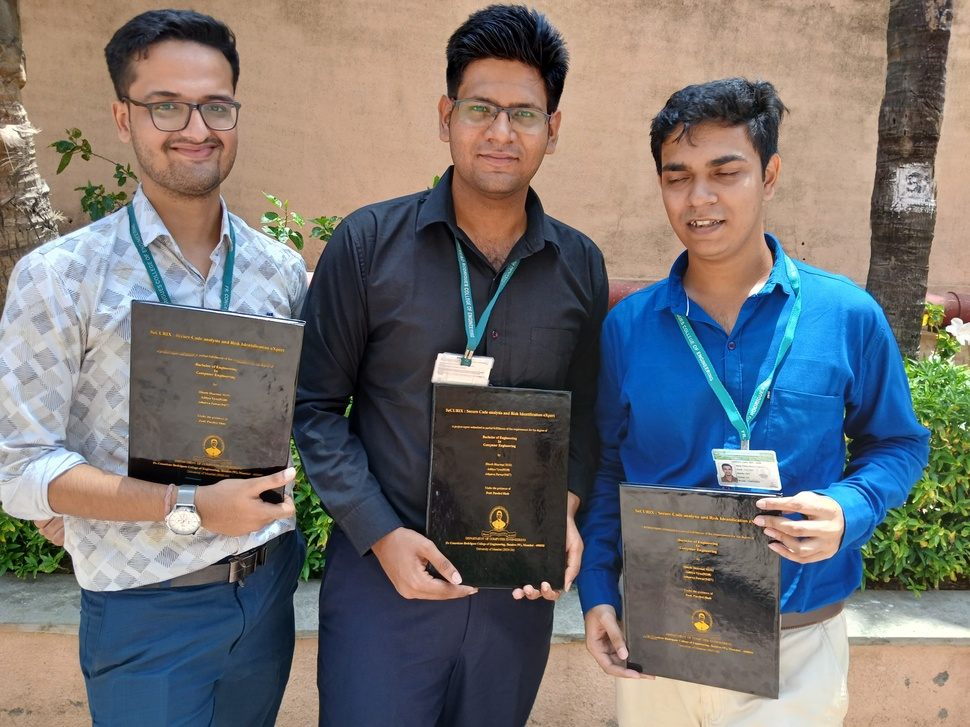
#> input picture Pixelam/pixelamproject/data.jpeg, 970 x 727 px, shrunk from 4080 x 3060 before the run
$ python imgfilter.py
#> lines starting #> are read from the running program, lines starting #| are printed output that depends on the picture
from PIL import Image, ImageFilter

def apply_filters(img_path):
    # Open the image
#> called with img_path = 'data.jpeg'
    img = Image.open(img_path)
#> img is the input picture: PIL image 970x727 RGB; mean R, G, B 117.4, 114.9, 114.3

    # List of filter names
    filter_names = [
        "BLUR",
        "CONTOUR",
        "DETAIL",
        "EDGE_ENHANCE",
        "EDGE_ENHANCE_MORE",
        "EMBOSS",
        "FIND_EDGES",
        "SHARPEN",
        "SMOOTH",
        "SMOOTH_MORE",
        # "GAUSSIAN_BLUR",  # Corrected name
        # "UNSHARP_MASK",
        # "BoxBlur",
        "GaussianBlur",
        "MedianFilter",
        "MinFilter",
        "MaxFilter",
        "ModeFilter",
        # "Kernel",
        # "RankFilter"
    ]

    # Apply each filter and save the result
    for filter_name in filter_names:
        if hasattr(ImageFilter, filter_name):
            # Apply the filter
            filtered_img = img.filter(getattr(ImageFilter, filter_name))

            # Save the filtered image
            filtered_img_path = f"filteredImg/{img_path.split('.')[0]}_{filter_name.lower()}.jpg"
            filtered_img.save(filtered_img_path)
        else:
            print(f"Filter '{filter_name}' not found.")
#> this loop made 15 passes
#> pass 1, in apply_filters, `filtered_img = img.filter(getattr(ImageFilter, filter_name))`:
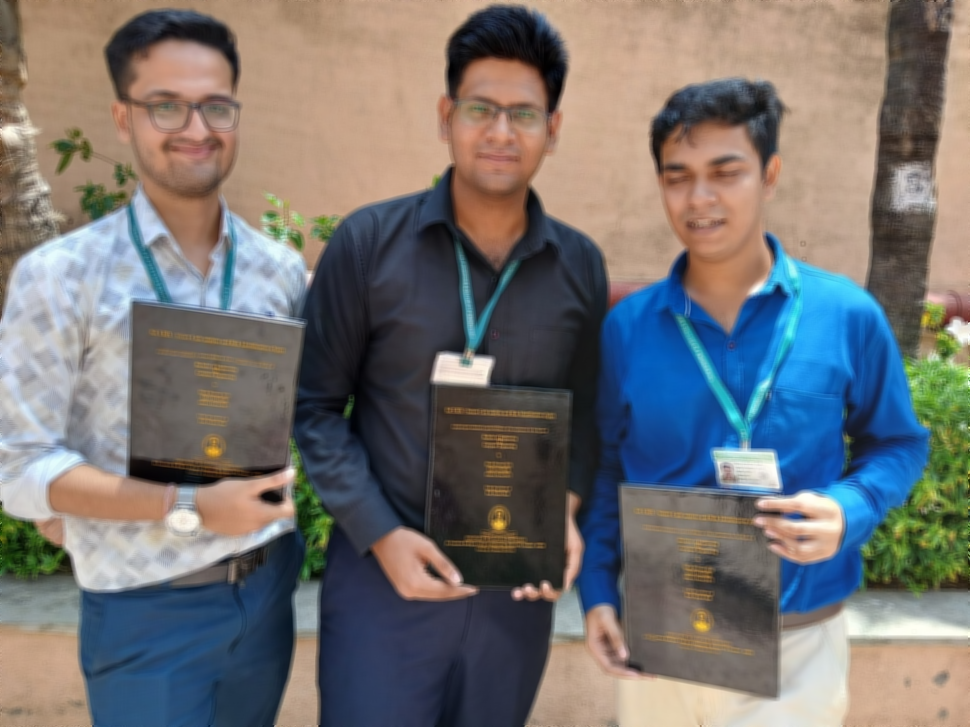
#> filtered_img: PIL image 970x727 RGB; mean R, G, B 117.4, 115, 114.3
#> pass 2, in apply_filters, `filtered_img = img.filter(getattr(ImageFilter, filter_name))`:
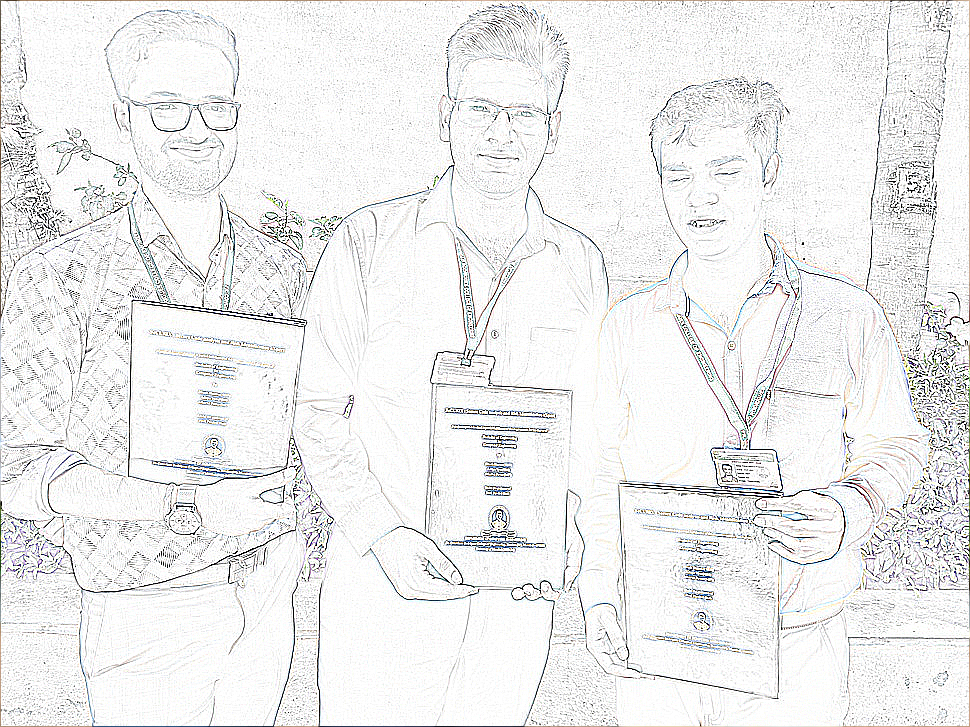
#> filtered_img: PIL image 970x727 RGB; mean R, G, B 237.2, 237.3, 237.2

# Example usage:
img_path = "data.jpeg"  # Replace with your image path
apply_filters(img_path)

$ run again, with Pixelam/pixelamproject/1x4_grid.jpg copied over Pixelam/pixelamproject/data.jpeg
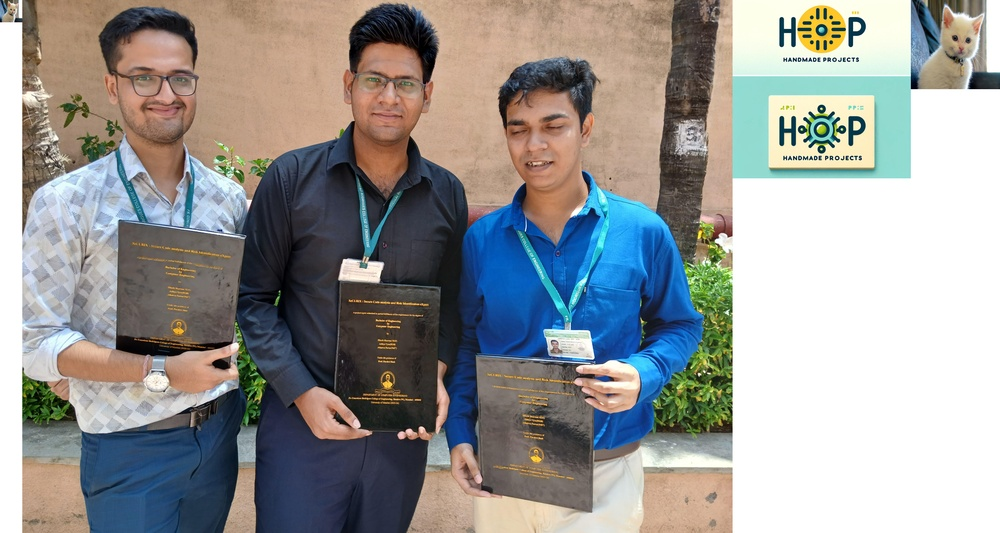
#> input picture Pixelam/pixelamproject/1x4_grid.jpg, 1000 x 533 px, shrunk from 5744 x 3060 before the run
#> in apply_filters, img is the input picture: PIL image 1000x533 RGB; mean R, G, B 151.7, 151.5, 149.7
#> the loop in apply_filters, `for filter_name in filter_names:` made 15 passes
#> pass 1, in apply_filters, `filtered_img = img.filter(getattr(ImageFilter, filter_name))`:
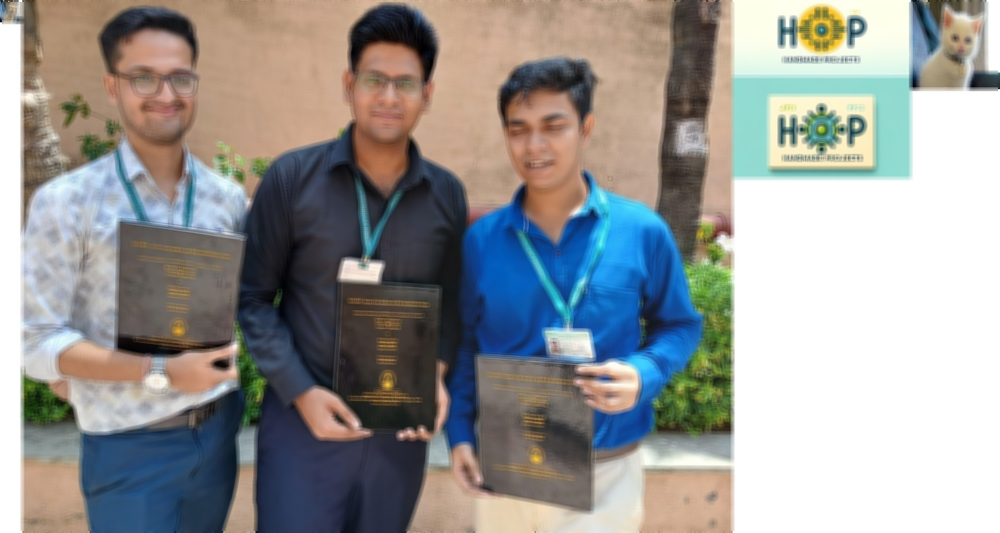
#> filtered_img: PIL image 1000x533 RGB; mean R, G, B 151.7, 151.5, 149.7
#> pass 2, in apply_filters, `filtered_img = img.filter(getattr(ImageFilter, filter_name))`:
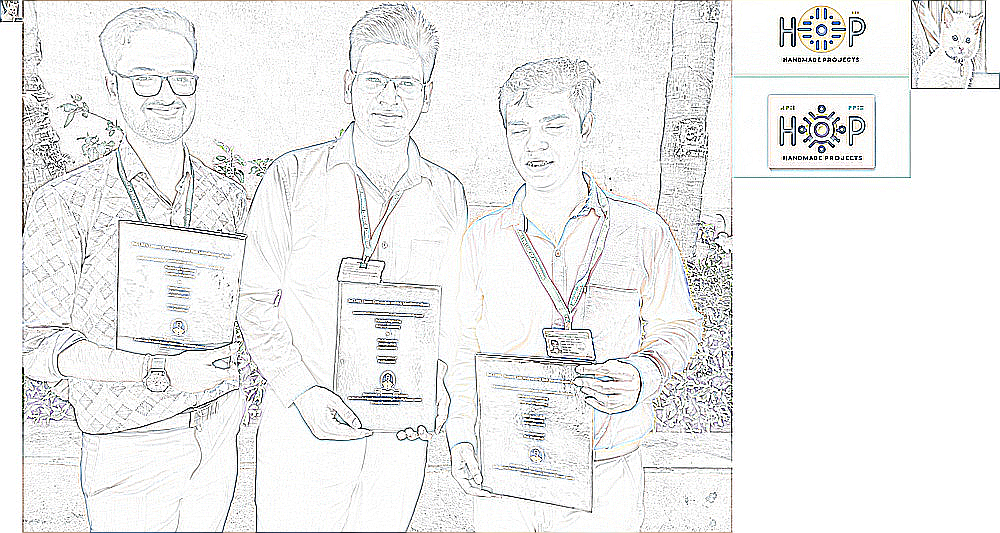
#> filtered_img: PIL image 1000x533 RGB; mean R, G, B 238.4, 238.6, 238.4

$ run again, with Pixelam/pixelamproject/cat.png saved as Pixelam/pixelamproject/data.jpeg
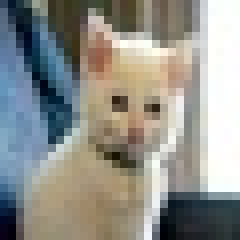
#> input picture Pixelam/pixelamproject/cat.png, 30 x 30 px, shrunk from 128 x 128 before the run (shown 8 times larger)
#> in apply_filters, img is the input picture: PIL image 30x30 RGB; mean R, G, B 144.9, 145.3, 139.4
#> the loop in apply_filters, `for filter_name in filter_names:` made 15 passes
#> pass 1, in apply_filters, `filtered_img = img.filter(getattr(ImageFilter, filter_name))`:
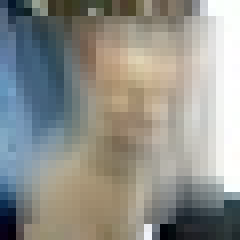
#> filtered_img: PIL image 30x30 RGB (shown 8 times larger); mean R, G, B 144.5, 145.1, 139.3
#> after the loop in apply_filters, `for filter_name in filter_names:`:
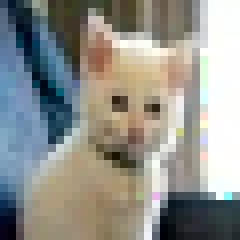
#> filtered_img: PIL image 30x30 RGB (shown 8 times larger); mean R, G, B 145, 145.8, 139.7
